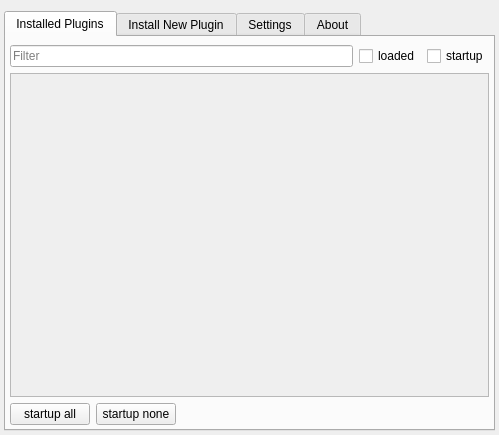
<?xml version="1.0" encoding="UTF-8"?>
<ui version="4.0">
 <class>Form</class>
 <widget class="QWidget" name="Form">
  <property name="geometry">
   <rect>
    <x>0</x>
    <y>0</y>
    <width>499</width>
    <height>435</height>
   </rect>
  </property>
  <property name="windowTitle">
   <string>Plugin Manager</string>
  </property>
  <layout class="QVBoxLayout" name="verticalLayout">
   <property name="leftMargin">
    <number>4</number>
   </property>
   <property name="rightMargin">
    <number>4</number>
   </property>
   <property name="bottomMargin">
    <number>4</number>
   </property>
   <item>
    <widget class="QTabWidget" name="tabWidget">
     <property name="currentIndex">
      <number>0</number>
     </property>
     <widget class="QWidget" name="tab">
      <attribute name="title">
       <string>Installed Plugins</string>
      </attribute>
      <layout class="QVBoxLayout" name="verticalLayout_2">
       <property name="spacing">
        <number>-1</number>
       </property>
       <property name="leftMargin">
        <number>4</number>
       </property>
       <property name="topMargin">
        <number>8</number>
       </property>
       <property name="rightMargin">
        <number>4</number>
       </property>
       <property name="bottomMargin">
        <number>4</number>
       </property>
       <item>
        <layout class="QHBoxLayout" name="horizontalLayout">
         <item>
          <widget class="QLineEdit" name="e_filter">
           <property name="placeholderText">
            <string>Filter</string>
           </property>
          </widget>
         </item>
         <item>
          <widget class="QCheckBox" name="c_loaded">
           <property name="text">
            <string>loaded</string>
           </property>
          </widget>
         </item>
         <item>
          <widget class="QCheckBox" name="c_startup">
           <property name="text">
            <string>startup</string>
           </property>
          </widget>
         </item>
        </layout>
       </item>
       <item>
        <widget class="QScrollArea" name="f_installed_scroll">
         <property name="widgetResizable">
          <bool>true</bool>
         </property>
         <widget class="QWidget" name="f_installed_widget">
          <property name="geometry">
           <rect>
            <x>0</x>
            <y>0</y>
            <width>455</width>
            <height>308</height>
           </rect>
          </property>
          <layout class="QVBoxLayout" name="f_installed_layout">
           <property name="spacing">
            <number>0</number>
           </property>
           <property name="leftMargin">
            <number>0</number>
           </property>
           <property name="topMargin">
            <number>0</number>
           </property>
           <property name="rightMargin">
            <number>0</number>
           </property>
           <property name="bottomMargin">
            <number>0</number>
           </property>
          </layout>
         </widget>
        </widget>
       </item>
       <item>
        <layout class="QHBoxLayout" name="horizontalLayout_2">
         <item>
          <widget class="QPushButton" name="b_startup_all">
           <property name="text">
            <string>startup all</string>
           </property>
          </widget>
         </item>
         <item>
          <widget class="QPushButton" name="b_startup_none">
           <property name="text">
            <string>startup none</string>
           </property>
          </widget>
         </item>
         <item>
          <spacer name="horizontalSpacer">
           <property name="orientation">
            <enum>Qt::Horizontal</enum>
           </property>
           <property name="sizeHint" stdset="0">
            <size>
             <width>40</width>
             <height>20</height>
            </size>
           </property>
          </spacer>
         </item>
        </layout>
       </item>
      </layout>
     </widget>
     <widget class="QWidget" name="tab_2">
      <attribute name="title">
       <string>Install New Plugin</string>
      </attribute>
      <layout class="QVBoxLayout" name="verticalLayout_6">
       <item>
        <widget class="QGroupBox" name="groupBox">
         <property name="title">
          <string>Install from local file</string>
         </property>
         <layout class="QHBoxLayout" name="horizontalLayout_4">
          <item>
           <widget class="QPushButton" name="b_local">
            <property name="text">
             <string>Choose file...</string>
            </property>
           </widget>
          </item>
          <item>
           <spacer name="horizontalSpacer_2">
            <property name="orientation">
             <enum>Qt::Horizontal</enum>
            </property>
            <property name="sizeHint" stdset="0">
             <size>
              <width>40</width>
              <height>20</height>
             </size>
            </property>
           </spacer>
          </item>
         </layout>
        </widget>
       </item>
       <item>
        <widget class="QGroupBox" name="groupBox_2">
         <property name="title">
          <string>Install from PyMOLWiki or any URL</string>
         </property>
         <layout class="QVBoxLayout" name="verticalLayout_3">
          <item>
           <widget class="QLabel" name="label">
            <property name="sizePolicy">
             <sizepolicy hsizetype="Preferred" vsizetype="Minimum">
              <horstretch>0</horstretch>
              <verstretch>0</verstretch>
             </sizepolicy>
            </property>
            <property name="mouseTracking">
             <bool>true</bool>
            </property>
            <property name="text">
             <string>Paste a link to a script or plugin, or a PyMOLWiki url which then will be downloaded and scanned for scripts that extend the PyMOL API</string>
            </property>
            <property name="alignment">
             <set>Qt::AlignLeading|Qt::AlignLeft|Qt::AlignTop</set>
            </property>
            <property name="wordWrap">
             <bool>true</bool>
            </property>
            <property name="openExternalLinks">
             <bool>true</bool>
            </property>
            <property name="textInteractionFlags">
             <set>Qt::LinksAccessibleByMouse|Qt::TextSelectableByMouse</set>
            </property>
           </widget>
          </item>
          <item>
           <layout class="QHBoxLayout" name="horizontalLayout_3">
            <item>
             <widget class="QLabel" name="label_2">
              <property name="text">
               <string>URL:</string>
              </property>
             </widget>
            </item>
            <item>
             <widget class="QLineEdit" name="e_wiki"/>
            </item>
            <item>
             <widget class="QPushButton" name="b_wiki">
              <property name="text">
               <string>Fetch</string>
              </property>
             </widget>
            </item>
           </layout>
          </item>
         </layout>
        </widget>
       </item>
       <item>
        <widget class="QGroupBox" name="groupBox_3">
         <property name="title">
          <string>Install from Repository</string>
         </property>
         <layout class="QVBoxLayout" name="verticalLayout_5">
          <item>
           <layout class="QHBoxLayout" name="repositoryHorizontalLayout">
            <item>
             <layout class="QVBoxLayout" name="repo_left_layout">
              <item>
               <widget class="QListWidget" name="l_repositories">
               </widget>
              </item>
              <item>
                <layout class="QHBoxLayout" name="repo_left_buttons">
                <item>
                  <widget class="QPushButton" name="b_add_repo">
                    <property name="text">
                      <string>Add...</string>
                    </property>
                  </widget>
                </item>
                <item>
                  <widget class="QPushButton" name="b_remove_repo">
                    <property name="text">
                      <string>Remove</string>
                    </property>
                  </widget>
                </item>
              </layout>
              </item>
             </layout>
            </item>
            <item>
             <layout class="QVBoxLayout" name="repo_right_layout">
              <item>
                <widget class="QListWidget" name="l_repo_plugins">
                </widget>
              </item>
              <item>
                <layout class="QHBoxLayout" name="repo_right_buttons">
                <item>
                  <widget class="QPushButton" name="b_info">
                    <property name="text">
                      <string>Info</string>
                    </property>
                  </widget>
                </item>
                <item>
                  <widget class="QPushButton" name="b_install">
                    <property name="text">
                      <string>Install</string>
                    </property>
                  </widget>
                </item>
              </layout>
             </item>
            </layout>
           </item>
          </layout>
          </item>
         </layout>
        </widget>
       </item>
      </layout>
     </widget>
     <widget class="QWidget" name="tab_3">
      <attribute name="title">
       <string>Settings</string>
      </attribute>
      <layout class="QVBoxLayout" name="verticalLayout_8">
       <item>
        <widget class="QGroupBox" name="groupBox_4">
         <property name="title">
          <string>Plugin override search path</string>
         </property>
         <layout class="QVBoxLayout" name="verticalLayout_4">
          <item>
           <widget class="QListWidget" name="slb_path"/>
          </item>
          <item>
           <layout class="QHBoxLayout" name="horizontalLayout_5">
            <item>
             <widget class="QPushButton" name="bb_path_add">
              <property name="text">
               <string>Add new directory ...</string>
              </property>
             </widget>
            </item>
            <item>
             <widget class="QPushButton" name="bb_path_remove">
              <property name="text">
               <string>Remove</string>
              </property>
             </widget>
            </item>
            <item>
             <widget class="QPushButton" name="bb_path_up">
              <property name="text">
               <string>Move up</string>
              </property>
             </widget>
            </item>
            <item>
             <widget class="QPushButton" name="bb_path_down">
              <property name="text">
               <string>Move down</string>
              </property>
             </widget>
            </item>
           </layout>
          </item>
          <item>
           <widget class="QLabel" name="label_4">
            <property name="text">
             <string>PyMOL restart required in order to find plugins in modified plugin search path</string>
            </property>
           </widget>
          </item>
         </layout>
        </widget>
       </item>
       <item>
        <widget class="QGroupBox" name="groupBox_5">
         <property name="title">
          <string>Preferences</string>
         </property>
         <layout class="QVBoxLayout" name="verticalLayout_7">
          <item>
           <widget class="QTableWidget" name="t_preferences">
            <attribute name="verticalHeaderVisible">
             <bool>false</bool>
            </attribute>
            <column>
             <property name="text">
              <string>Name</string>
             </property>
            </column>
            <column>
             <property name="text">
              <string>Value</string>
             </property>
            </column>
           </widget>
          </item>
         </layout>
        </widget>
       </item>
       <item>
        <spacer name="verticalSpacer_2">
         <property name="orientation">
          <enum>Qt::Vertical</enum>
         </property>
         <property name="sizeHint" stdset="0">
          <size>
           <width>20</width>
           <height>29</height>
          </size>
         </property>
        </spacer>
       </item>
      </layout>
     </widget>
     <widget class="QWidget" name="tab_4">
      <attribute name="title">
       <string>About</string>
      </attribute>
      <layout class="QVBoxLayout" name="verticalLayout_9">
       <item>
        <widget class="QTextBrowser" name="textBrowser">
         <property name="html">
          <string>&lt;!DOCTYPE HTML PUBLIC &quot;-//W3C//DTD HTML 4.0//EN&quot; &quot;http://www.w3.org/TR/REC-html40/strict.dtd&quot;&gt;
&lt;html&gt;&lt;head&gt;&lt;meta name=&quot;qrichtext&quot; content=&quot;1&quot; /&gt;&lt;style type=&quot;text/css&quot;&gt;
p, li { white-space: pre-wrap; }
&lt;/style&gt;&lt;/head&gt;&lt;body style=&quot; font-family:'Ubuntu'; font-size:9pt; font-weight:400; font-style:normal;&quot;&gt;
&lt;p style=&quot; margin-top:12px; margin-bottom:12px; margin-left:0px; margin-right:0px; -qt-block-indent:0; text-indent:0px;&quot;&gt;Plugins are external modules which extend PyMOL's capabilities.&lt;/p&gt;
&lt;p style=&quot; margin-top:12px; margin-bottom:12px; margin-left:0px; margin-right:0px; -qt-block-indent:0; text-indent:0px;&quot;&gt;Plugins can provide new commands and/or add menu items to the &amp;quot;Plugin&amp;quot; menu.&lt;/p&gt;
&lt;p style=&quot; margin-top:12px; margin-bottom:12px; margin-left:0px; margin-right:0px; -qt-block-indent:0; text-indent:0px;&quot;&gt;For technical details, visit&lt;/p&gt;
&lt;ul style=&quot;margin-top: 0px; margin-bottom: 0px; margin-left: 0px; margin-right: 0px; -qt-list-indent: 1;&quot;&gt;&lt;li style=&quot; margin-top:12px; margin-bottom:0px; margin-left:0px; margin-right:0px; -qt-block-indent:0; text-indent:0px;&quot;&gt;&lt;a href=&quot;http://pymolwiki.org/index.php/PluginArchitecture&quot;&gt;&lt;span style=&quot; text-decoration: underline; color:#0057ae;&quot;&gt;http://pymolwiki.org/index.php/PluginArchitecture&lt;/span&gt;&lt;/a&gt;&lt;/li&gt;
&lt;li style=&quot; margin-top:0px; margin-bottom:12px; margin-left:0px; margin-right:0px; -qt-block-indent:0; text-indent:0px;&quot;&gt;&lt;a href=&quot;http://pymolwiki.org/index.php/Script_Tutorial&quot;&gt;&lt;span style=&quot; text-decoration: underline; color:#0057ae;&quot;&gt;http://pymolwiki.org/index.php/Script_Tutorial&lt;/span&gt;&lt;/a&gt;&lt;/li&gt;&lt;/ul&gt;
&lt;p style=&quot; margin-top:12px; margin-bottom:12px; margin-left:0px; margin-right:0px; -qt-block-indent:0; text-indent:0px;&quot;&gt;&lt;br /&gt;&lt;/p&gt;&lt;/body&gt;&lt;/html&gt;</string>
         </property>
        </widget>
       </item>
      </layout>
     </widget>
    </widget>
   </item>
  </layout>
 </widget>
 <resources/>
 <connections/>
</ui>
